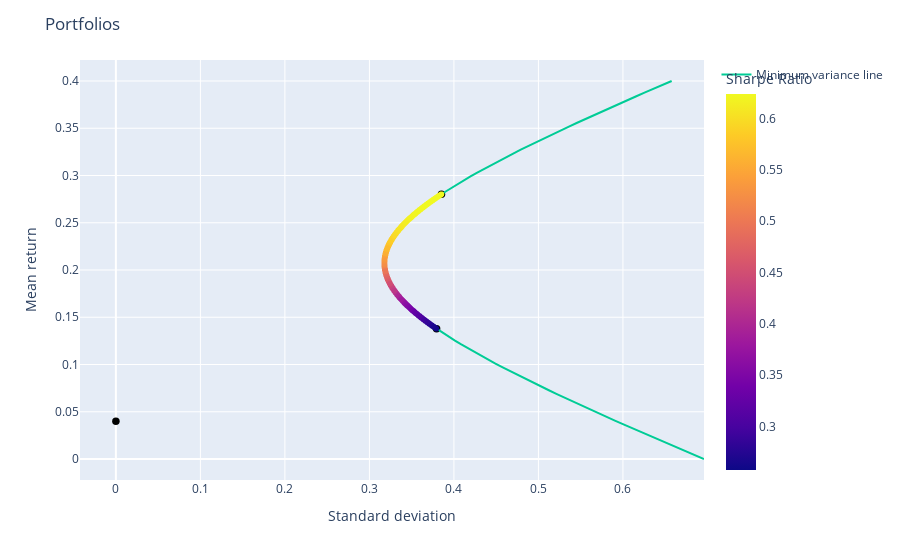

Notebook code for this chart:
### Code cell
numPortfolios = 10000

mc_portfolios = generate_portfolios(returns, numPortfolios, riskFreeRate=riskFreeRate)

# Plot the portfolios
fig = px.scatter(mc_portfolios, x='Risk', y='Return', color='Sharpe Ratio',  hover_data={**{ticker +' weight': ':.2f' for ticker in tickers}, **{'Return': ':.2f', 'Risk': ':.2f', 'Sharpe Ratio': ':.2f'}}, opacity=0.5,)

fig.update_layout(title='Portfolios', xaxis_title='Standard deviation', yaxis_title='Mean return')
fig.add_scatter(x=tickers_df['Risk'], y=tickers_df['Return'], mode='markers', marker=dict(size=7.5, color='black',),showlegend=False, name='Tickers', text = [f'<b>{index}</b> <br>Standard deviation: {vol:.2f}<br>Expected return: {ret:.2f}' for index, vol, ret in zip(tickers_df.index, tickers_df['Risk'], tickers_df['Return'])],hoverinfo='text')
fig.add_scatter(x=sigma_mu, y=mu, mode='lines', name='Minimum variance line')
fig.show()

### Figure 1 — Plotly figure (JSON) as saved in the notebook; plotly's stock layout.template omitted (floating-point values rounded to 4 significant figures; data arrays with more than 128 entries replaced by an {"elided": "..."} marker saying what was removed)
{"data": [{"customdata": {"elided": "10000x3 float values"}, "hovertemplate": "Risk=%{x:.2f}<br>Return=%{y:.2f}<br>LDO.MI weight=%{customdata[0]:.2f}<br>STMMI.MI weight=%{customdata[1]:.2f}<br>Sharpe Ratio=%{marker.color:.2f}<extra></extra>", "legendgroup": "", "marker": {"color": {"elided": "10000 float values"}, "coloraxis": "coloraxis", "opacity": 0.5, "symbol": "circle"}, "mode": "markers", "name": "", "showlegend": false, "type": "scattergl", "x": {"elided": "10000 float values"}, "xaxis": "x", "y": {"elided": "10000 float values"}, "yaxis": "y"}, {"hoverinfo": "text", "marker": {"color": "black", "size": 7.5}, "mode": "markers", "name": "Tickers", "showlegend": false, "text": ["<b>LDO.MI</b> <br>Standard deviation: 0.38<br>Expected return: 0.14", "<b>STMMI.MI</b> <br>Standard deviation: 0.39<br>Expected return: 0.28", "<b>Risk Free Rate</b> <br>Standard deviation: 0.00<br>Expected return: 0.04"], "type": "scatter", "x": [0.3795, 0.3853, 0], "y": [0.1378, 0.2802, 0.04]}, {"mode": "lines", "name": "Minimum variance line", "type": "scatter", "x": [0.6959, 0.6852, 0.6745, 0.6639, 0.6533, 0.6428, 0.6324, 0.622, 0.6116, 0.6013, 0.5911, 0.581, 0.5709, 0.5609, 0.551, 0.5412, 0.5315, 0.5219, 0.5123, 0.5029, 0.4936, 0.4844, 0.4754, 0.4665, 0.4577, 0.4491, 0.4407, 0.4324, 0.4243, 0.4164, 0.4087, 0.4012, 0.394, 0.387, 0.3802, 0.3737, 0.3675, 0.3616, 0.356, 0.3507, 0.3458, 0.3412, 0.337, 0.3332, 0.3297, 0.3267, 0.3241, 0.322, 0.3202, 0.319, 0.3181, 0.3178, 0.3179, 0.3184, 0.3194, 0.3209, 0.3228, 0.3251, 0.3279, 0.3311, 0.3347, 0.3387, 0.343, 0.3478, 0.3528, 0.3582, 0.364, 0.37, 0.3763, 0.3829, 0.3898, 0.3969, 0.4043, 0.4118, 0.4196, 0.4276, 0.4358, 0.4441, 0.4526, 0.4613, 0.4701, 0.4791, 0.4882, 0.4974, 0.5068, 0.5162, 0.5258, 0.5354, 0.5452, 0.5551, 0.565, 0.575, 0.5851, 0.5953, 0.6055, 0.6158, 0.6262, 0.6366, 0.6471, 0.6577], "y": [0, 0.00404, 0.008081, 0.01212, 0.01616, 0.0202, 0.02424, 0.02828, 0.03232, 0.03636, 0.0404, 0.04444, 0.04848, 0.05253, 0.05657, 0.06061, 0.06465, 0.06869, 0.07273, 0.07677, 0.08081, 0.08485, 0.08889, 0.09293, 0.09697, 0.101, 0.1051, 0.1091, 0.1131, 0.1172, 0.1212, 0.1253, 0.1293, 0.1333, 0.1374, 0.1414, 0.1455, 0.1495, 0.1535, 0.1576, 0.1616, 0.1657, 0.1697, 0.1737, 0.1778, 0.1818, 0.1859, 0.1899, 0.1939, 0.198, 0.202, 0.2061, 0.2101, 0.2141, 0.2182, 0.2222, 0.2263, 0.2303, 0.2343, 0.2384, 0.2424, 0.2465, 0.2505, 0.2545, 0.2586, 0.2626, 0.2667, 0.2707, 0.2747, 0.2788, 0.2828, 0.2869, 0.2909, 0.2949, 0.299, 0.303, 0.3071, 0.3111, 0.3152, 0.3192, 0.3232, 0.3273, 0.3313, 0.3354, 0.3394, 0.3434, 0.3475, 0.3515, 0.3556, 0.3596, 0.3636, 0.3677, 0.3717, 0.3758, 0.3798, 0.3838, 0.3879, 0.3919, 0.396, 0.4]}], "layout": {"coloraxis": {"colorbar": {"title": {"text": "Sharpe Ratio"}}, "colorscale": [[0, "#0d0887"], [0.1111, "#46039f"], [0.2222, "#7201a8"], [0.3333, "#9c179e"], [0.4444, "#bd3786"], [0.5556, "#d8576b"], [0.6667, "#ed7953"], [0.7778, "#fb9f3a"], [0.8889, "#fdca26"], [1, "#f0f921"]]}, "legend": {"tracegroupgap": 0}, "margin": {"t": 60}, "title": {"text": "Portfolios"}, "xaxis": {"anchor": "y", "domain": [0, 1], "title": {"text": "Standard deviation"}}, "yaxis": {"anchor": "x", "domain": [0, 1], "title": {"text": "Mean return"}}}}
